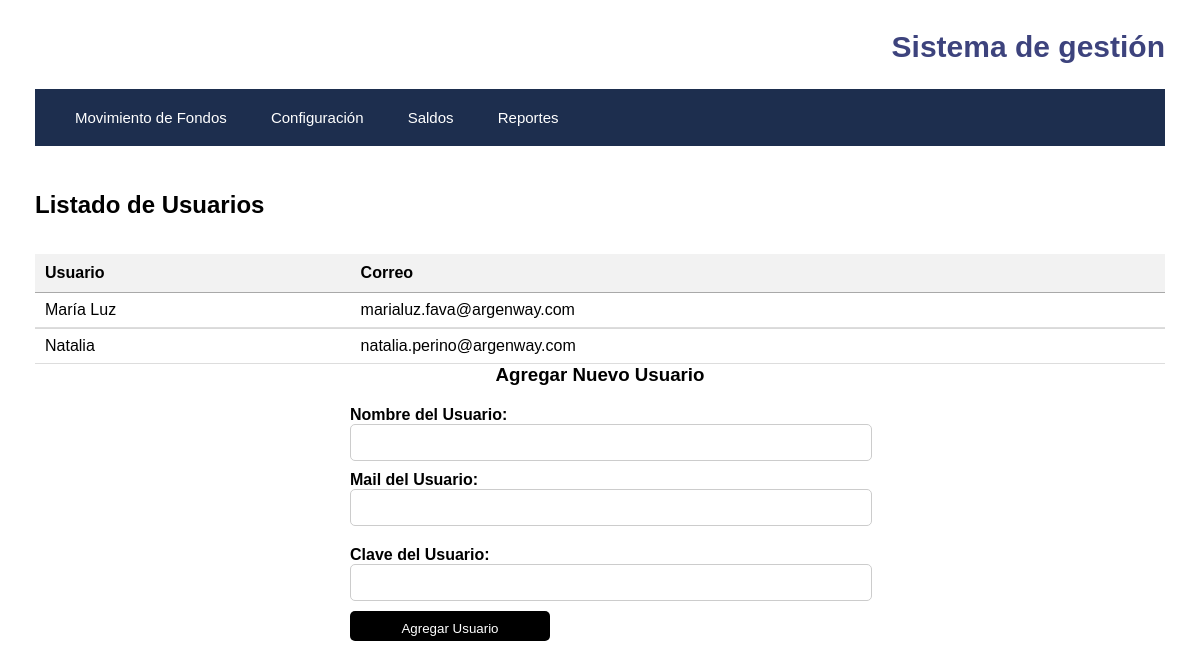
The app's page /api/adduser with its own data.
### Models.py (models this page shows, shortened)
class Usuario(db.Model):
    id_usuario = db.Column(db.Integer, unique=True, primary_key=True)
    nombre_usuario = db.Column(db.Text)
    mail_usuario = db.Column(db.Text)
    contrasenia_usuario = db.Column(db.Text)

### app.py (the view)
@app.route("/api/adduser", methods=["GET"])
def show_user_form():
    opciones_usuario = sorted(Usuario.query.all(), key=lambda usuario: usuario.nombre_usuario)
    return render_template("adduser.html", opciones_usuario=opciones_usuario)

### templates/adduser.html (shortened to what this page needs)
<!DOCTYPE html>
<html lang="en">
<head>
    <link rel="stylesheet" type="text/css" href="{{ url_for('static', filename='style.css') }}">
    <link rel="stylesheet" type="text/css" href="https://cdn.datatables.net/1.11.5/css/jquery.dataTables.css">
</head>
<body>
    {% extends 'base.html' %}
    {% block content %}
        <h2>Listado de Usuarios</h2>
        <div class="styled-table-container">
            <table id="tabla" class="display dataTable styled-table">
                <thead>
                    <tr>
                        <th>Usuario</th>
                        <th>Correo</th>
                    </tr>
                </thead>
                <tbody>
                    {% for usuario in opciones_usuario %}
                        <tr>
                            <td>{{ usuario.nombre_usuario }}</td>
                            <td>{{ usuario.mail_usuario}}</td>
                        </tr>
                    {% endfor %}
                </tbody>
            </table>
        </div>
        <h3>Agregar Nuevo Usuario</h3>
        <form action="/api/adduser" method="post">
            <div class="form-group">
                <label for="nombre_usuario">Nombre del Usuario:</label>
                <input type="text" id="nombre_usuario" name="nombre_usuario" required>
            </div>
            <div class="form-group">
                <label for="mail_usuario">Mail del Usuario:</label>
                <input type="text" id="mail_usuario" name="mail_usuario" required>
            </div>
            <div class="form-group">
                <label for="contrasenia_usuario">Clave del Usuario:</label>
                <input type="text" id="contrasenia_usuario" name="contrasenia_usuario" required>
            </div>
            <input type="submit" value="Agregar Usuario">
        </form>
    {% endblock %}

### static/style.css (style rules this page uses)
body { font-family: sans-serif; margin: 0; padding: 0; }
h2 { margin-top: 10px; margin-left: 35px; text-align: left; }
h3 { margin-top: 0; text-align: center; }
form { width: 500px; margin: 0 auto; }
.form-group { margin-bottom: 10px; }
label { font-weight: bold; }
input, select { width: 100%; padding: 10px; border-radius: 5px; border: 1px solid #ccc; }
input[type="submit"] { width: 200px; height: 30px; background-color: #000; color: #fff; border-radius: 5px; border: none; cursor: pointer; margin-bottom: 20px; }
.form-group:nth-child(1) { margin-top: 20px; }
.form-group:nth-child(3) { margin-top: 20px; }
.styled-table-container { margin: 35px 35px 0; }
.styled-table { max-height: 400px; border-collapse: collapse; max-width: 100%; font-size: 16px; text-align: left; overflow-y: auto; table-layout: auto; }
.styled-table th, .styled-table td { padding: 12px 15px; border-bottom: 1px solid #ddd; word-wrap: break-word; overflow: hidden; white-space: nowrap; }
.styled-table th { background-color: #f2f2f2; white-space: nowrap; }

### records on screen
Usuario: nombre_usuario "María Luz", mail_usuario "marialuz.fava@argenway.com"
Usuario: nombre_usuario "Natalia", mail_usuario "natalia.perino@argenway.com"
